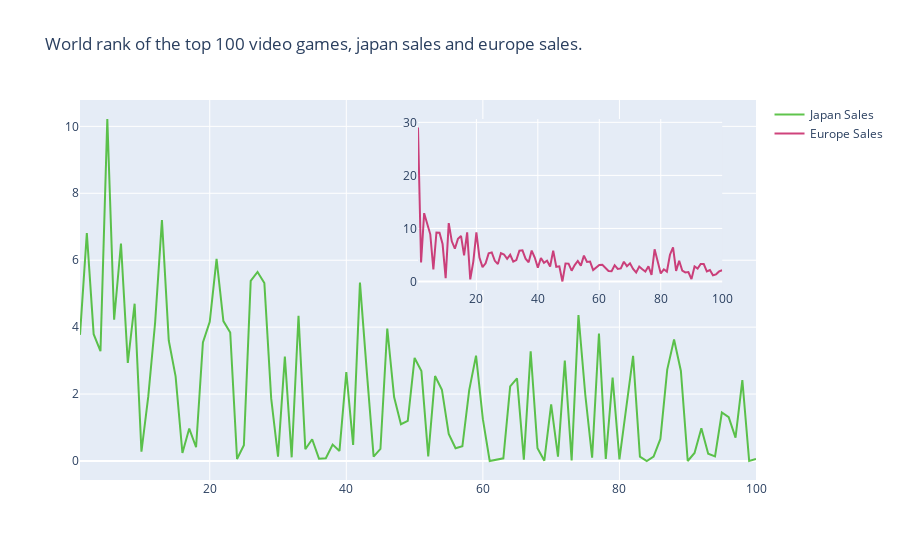

Notebook source saved alongside this figure:
### Code cell
#Thứ hạng thế giới của 100 trò chơi video hàng đầu, doanh số bán hàng của Nhật Bản và bán hàng châu Âu.
dframe=data.iloc[:100,:]
trace0=go.Scatter(
    x=dframe.Rank,
    y=dframe.JP_Sales,
    name = "Japan Sales",
    marker = dict(color = 'rgba(56, 182, 32, 0.8)'),
)
trace1=go.Scatter(
    x=dframe.Rank,
    y=dframe.EU_Sales,
    xaxis='x2',
    yaxis='y2',
    name = "Europe Sales",
     marker = dict(color = 'rgba(196, 20, 92, 0.8)'),
)
edit_data=[trace0,trace1]
layout = go.Layout(
    xaxis2=dict(
        domain=[0.5, 0.95],
        anchor='y2',        
    ),
    yaxis2=dict(
        domain=[0.5, 0.95],
        anchor='x2',
    ),
    title = ' World rank of the top 100 video games, japan sales and europe sales.'
)
fig = go.Figure(data=edit_data, layout=layout)
iplot(fig)

### Figure 1 — Plotly figure (JSON) as saved in the notebook; plotly's stock layout.template omitted (floating-point values rounded to 4 significant figures)
{"data": [{"marker": {"color": "rgba(56, 182, 32, 0.8)"}, "name": "Japan Sales", "type": "scatter", "x": [1, 2, 3, 4, 5, 6, 7, 8, 9, 10, 11, 12, 13, 14, 15, 16, 17, 18, 19, 20, 21, 22, 23, 24, 25, 26, 27, 28, 29, 30, 31, 32, 33, 34, 35, 36, 37, 38, 39, 40, 41, 42, 43, 44, 45, 46, 47, 48, 49, 50, 51, 52, 53, 54, 55, 56, 57, 58, 59, 60, 61, 62, 63, 64, 65, 66, 67, 68, 69, 70, 71, 72, 73, 74, 75, 76, 77, 78, 79, 80, 81, 82, 83, 84, 85, 86, 87, 88, 89, 90, 91, 92, 93, 94, 95, 96, 97, 98, 99, 100], "y": [3.77, 6.81, 3.79, 3.28, 10.22, 4.22, 6.5, 2.93, 4.7, 0.28, 1.93, 4.13, 7.2, 3.6, 2.53, 0.24, 0.97, 0.41, 3.54, 4.16, 6.04, 4.18, 3.84, 0.06, 0.47, 5.38, 5.65, 5.32, 1.87, 0.13, 3.12, 0.11, 4.34, 0.35, 0.65, 0.07, 0.08, 0.49, 0.3, 2.66, 0.48, 5.33, 2.67, 0.13, 0.36, 3.96, 1.91, 1.1, 1.2, 3.08, 2.69, 0.14, 2.54, 2.13, 0.81, 0.38, 0.44, 2.12, 3.15, 1.25, 0, 0.04, 0.08, 2.23, 2.47, 0.04, 3.28, 0.38, 0.01, 1.69, 0.13, 3, 0.02, 4.36, 1.98, 0.1, 3.81, 0.06, 2.49, 0.05, 1.58, 3.14, 0.13, 0, 0.13, 0.66, 2.73, 3.63, 2.69, 0, 0.24, 0.98, 0.22, 0.14, 1.45, 1.31, 0.7, 2.42, 0, 0.06]}, {"marker": {"color": "rgba(196, 20, 92, 0.8)"}, "name": "Europe Sales", "type": "scatter", "x": [1, 2, 3, 4, 5, 6, 7, 8, 9, 10, 11, 12, 13, 14, 15, 16, 17, 18, 19, 20, 21, 22, 23, 24, 25, 26, 27, 28, 29, 30, 31, 32, 33, 34, 35, 36, 37, 38, 39, 40, 41, 42, 43, 44, 45, 46, 47, 48, 49, 50, 51, 52, 53, 54, 55, 56, 57, 58, 59, 60, 61, 62, 63, 64, 65, 66, 67, 68, 69, 70, 71, 72, 73, 74, 75, 76, 77, 78, 79, 80, 81, 82, 83, 84, 85, 86, 87, 88, 89, 90, 91, 92, 93, 94, 95, 96, 97, 98, 99, 100], "xaxis": "x2", "y": [29.02, 3.58, 12.88, 11.01, 8.89, 2.26, 9.23, 9.2, 7.06, 0.63, 11, 7.57, 6.18, 8.03, 8.59, 4.94, 9.27, 0.4, 3.75, 9.26, 4.52, 2.71, 3.44, 5.31, 5.49, 3.9, 3.28, 5.36, 5.09, 4.28, 5.04, 3.73, 4.05, 5.81, 5.88, 4.3, 3.63, 5.82, 4.51, 2.61, 4.44, 3.52, 3.91, 2.83, 5.81, 2.77, 2.85, 0.01, 3.4, 3.37, 2.04, 3.1, 3.87, 2.99, 4.88, 3.69, 3.76, 2.15, 2.65, 3.11, 3.15, 2.63, 1.98, 1.94, 3.07, 2.36, 2.47, 3.73, 2.89, 3.42, 2.38, 1.71, 2.83, 2.32, 1.88, 2.86, 1.24, 6.06, 3.53, 1.53, 2.3, 1.86, 5.05, 6.42, 2.01, 3.9, 2.07, 1.72, 1.78, 0.45, 2.83, 2.42, 3.29, 3.3, 1.89, 2.17, 1.18, 1.35, 1.9, 2.13], "yaxis": "y2"}], "layout": {"title": {"text": " World rank of the top 100 video games, japan sales and europe sales."}, "xaxis2": {"anchor": "y2", "domain": [0.5, 0.95]}, "yaxis2": {"anchor": "x2", "domain": [0.5, 0.95]}}}
